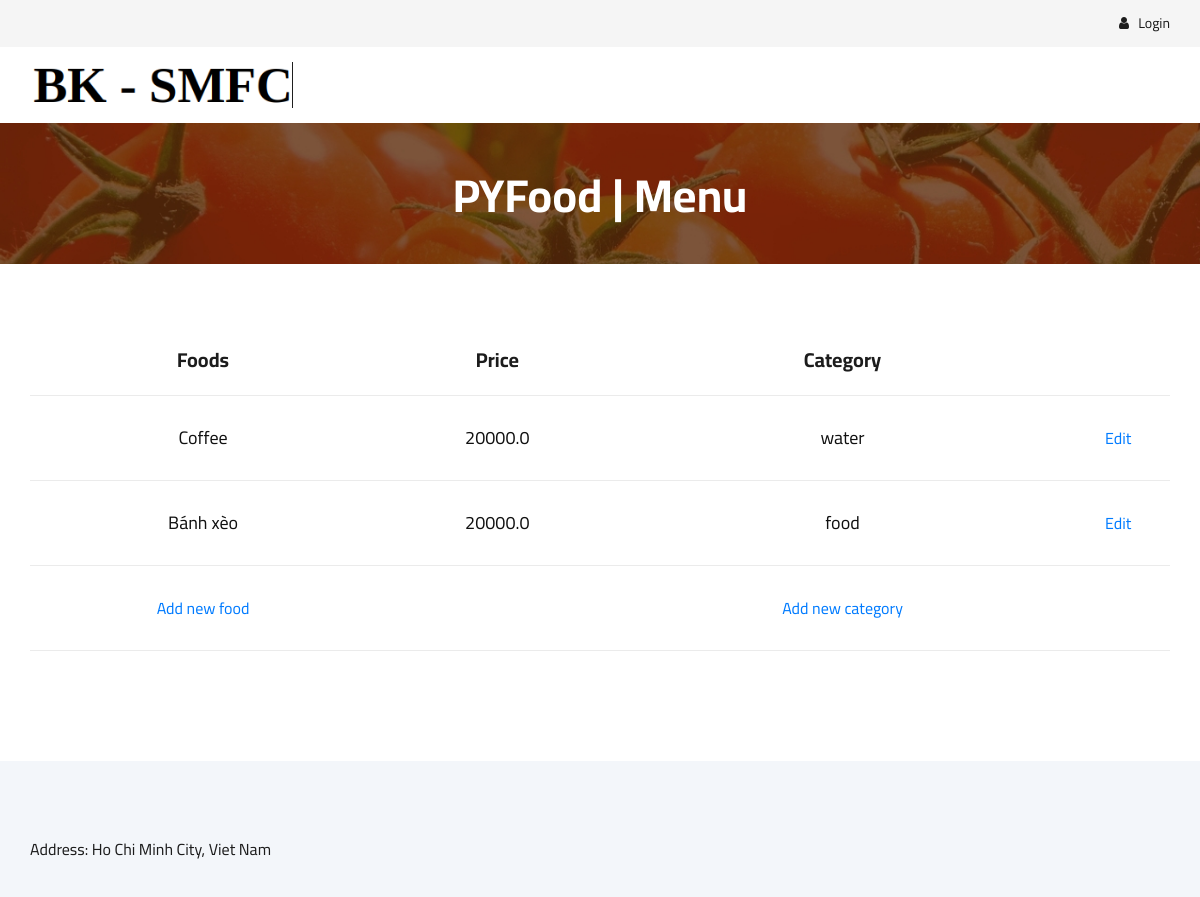
/vendorowner/view-vendor-detail/1/, run on an earlier commit of the app's database.
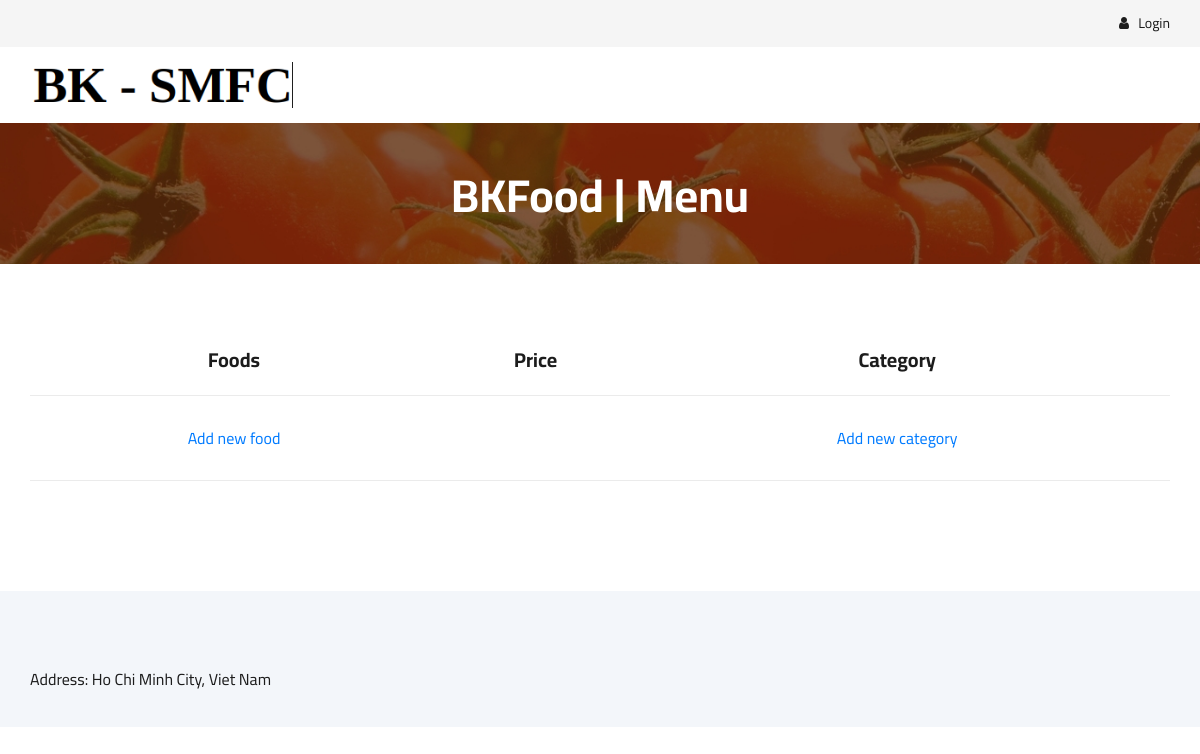
And on a later commit of the database.
### model/models/vendor.py (models this page shows, shortened)
class Vendor(models.Model):
    name = models.CharField(max_length=100, default='')
    description = models.CharField(max_length=256, default='')
    owner = models.ForeignKey(VendorOwner, on_delete=models.CASCADE)

### model/models/food.py (models this page shows, shortened)
class Food(models.Model):
    category = models.ForeignKey(Category, on_delete=models.CASCADE, blank=True)
    name = models.CharField(max_length=100)
    vendor = models.ForeignKey(Vendor, on_delete=models.CASCADE)
    description = models.TextField(blank=True, max_length=256)
    price = models.FloatField(default=0)
    image = models.ImageField(upload_to='food_images/%Y/%m/%d', blank=True)
    class Meta:
        verbose_name = 'Food'
        verbose_name_plural = 'Foods'

class Category(models.Model):
    name = models.CharField(max_length=100)
    class Meta:
        verbose_name = 'Category'
        verbose_name_plural = 'Categories'
    def __str__(self):
        return self.name

### vendorowner/views.py (the view)
# urls.py: path('view-vendor-detail/<int:vendor_id>/', ViewFoodsOfVendor, name='view-vendor-detail'),
def ViewFoodsOfVendor(request, vendor_id):
    context = {
        'vendor_name': Vendor.objects.get(id=vendor_id).name,
        'vendor_id': vendor_id,
        'foods' : VendorOwnerServices.GetFoodsList(vendor_id)
    }
    return render(request, 'vendorowner/vendor-detail.html', context)

### vendorowner/vendorowner.py (called while the page is built)
    @staticmethod
    def GetFoodsList(vendor_id):
        vendor = Vendor.objects.get(id=vendor_id)
        return Food.objects.filter(vendor=vendor)

### templates/vendorowner/vendor-detail.html (shortened to what this page needs)
{% extends 'vendorowner/base.html' %}
{% block BreadcrumbTitle%}
    <h2>{{vendor_name}} | Menu</h2>
{% endblock %}
{% block content %}
    <section class="shoping-cart spad">
        <div class="container">
            <div class="row">
                <div class="col-lg-12">
                    <div class="shoping__cart__table">
                        <table>
                            <thead>
                                <tr>
                                    <th>Foods</th>
                                    <th>Price</th>
                                    <th>Category</th>
                                    <th></th>
                                </tr>
                            </thead>
                            <tbody>
                                {% for food in foods %}
                                    <tr>
                                        <td>
                                            <h5>{{food.name}}</h5>
                                        </td>
                                        <td>
                                            <h5>{{food.price}}</h5>
                                        </td>
                                        <td>
                                            <h5>{{food.category}}</h5>
                                        </td>
                                        <td>
                                            <a href="{% url 'vendorowner:edit-food' vendor_id food.id %}">
                                                <span>Edit</span>
                                            </a>
                                        </td>
                                    </tr>
                                {% endfor %}
                                <tr>
                                    <td>
                                        <a href="{% url 'vendorowner:add-new-food' vendor_id %}">Add new food</a>
                                    </td>
                                    <td>
                                    </td>
                                    <td>
                                        <a href="{% url 'vendorowner:add-new-category' vendor_id %}">Add new category</a>
                                    </td>
                                    <td>
                                    </td>
                                </tr>
                            </tbody>
                        </table>
                    </div>
                </div>
            </div>
        </div>
    </section>
{% endblock %}

What changed in the data, as far as the page shows it:
removed Food: name "Coffee", price "20000.0", category "water"
removed Food: name "Bánh xèo", price "20000.0", category "food"
changed Vendor: name "PYFood" → "BKFood"
